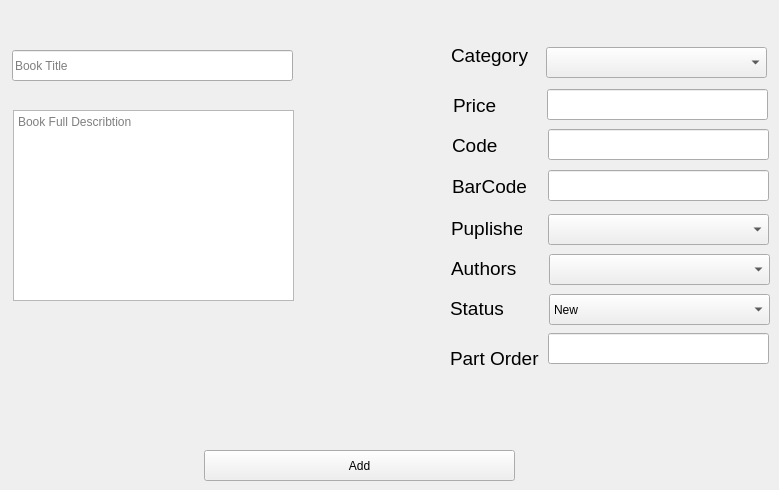
     <widget class="QWidget" name="tab_9">
      <attribute name="title">
       <string>Add New Book</string>
      </attribute>
      <widget class="QPushButton" name="pushButton_10">
       <property name="enabled">
        <bool>true</bool>
       </property>
       <property name="geometry">
        <rect>
         <x>204</x>
         <y>450</y>
         <width>311</width>
         <height>31</height>
        </rect>
       </property>
       <property name="text">
        <string>Add</string>
       </property>
      </widget>
      <widget class="QLineEdit" name="lineEdit_2">
       <property name="geometry">
        <rect>
         <x>12</x>
         <y>50</y>
         <width>281</width>
         <height>31</height>
        </rect>
       </property>
       <property name="placeholderText">
        <string>Book Title</string>
       </property>
      </widget>
      <widget class="QTextEdit" name="textEdit">
       <property name="geometry">
        <rect>
         <x>13</x>
         <y>110</y>
         <width>281</width>
         <height>191</height>
        </rect>
       </property>
       <property name="placeholderText">
        <string>Book Full Describtion</string>
       </property>
      </widget>
      <widget class="QComboBox" name="comboBox_3">
       <property name="geometry">
        <rect>
         <x>546</x>
         <y>47</y>
         <width>221</width>
         <height>31</height>
        </rect>
       </property>
      </widget>
      <widget class="QLabel" name="label_2">
       <property name="geometry">
        <rect>
         <x>451</x>
         <y>40</y>
         <width>81</width>
         <height>31</height>
        </rect>
       </property>
       <property name="font">
        <font>
         <family>MS Shell Dlg 2</family>
         <pointsize>14</pointsize>
        </font>
       </property>
       <property name="text">
        <string>Category</string>
       </property>
      </widget>
      <widget class="QLineEdit" name="lineEdit_3">
       <property name="geometry">
        <rect>
         <x>547</x>
         <y>89</y>
         <width>221</width>
         <height>31</height>
        </rect>
       </property>
      </widget>
      <widget class="QLabel" name="label_3">
       <property name="geometry">
        <rect>
         <x>453</x>
         <y>90</y>
         <width>71</width>
         <height>31</height>
        </rect>
       </property>
       <property name="font">
        <font>
         <family>MS Shell Dlg 2</family>
         <pointsize>14</pointsize>
        </font>
       </property>
       <property name="text">
        <string>Price</string>
       </property>
      </widget>
      <widget class="QLabel" name="label_4">
       <property name="geometry">
        <rect>
         <x>452</x>
         <y>130</y>
         <width>61</width>
         <height>31</height>
        </rect>
       </property>
       <property name="font">
        <font>
         <family>MS Shell Dlg 2</family>
         <pointsize>14</pointsize>
        </font>
       </property>
       <property name="text">
        <string>Code</string>
       </property>
      </widget>
      <widget class="QLineEdit" name="lineEdit_4">
       <property name="geometry">
        <rect>
         <x>548</x>
         <y>129</y>
         <width>221</width>
         <height>31</height>
        </rect>
       </property>
      </widget>
      <widget class="QLabel" name="label_5">
       <property name="geometry">
        <rect>
         <x>451</x>
         <y>213</y>
         <width>71</width>
         <height>31</height>
        </rect>
       </property>
       <property name="font">
        <font>
         <family>MS Shell Dlg 2</family>
         <pointsize>14</pointsize>
        </font>
       </property>
       <property name="text">
        <string>Puplisher</string>
       </property>
      </widget>
      <widget class="QComboBox" name="comboBox_4">
       <property name="geometry">
        <rect>
         <x>548</x>
         <y>214</y>
         <width>221</width>
         <height>31</height>
        </rect>
       </property>
      </widget>
      <widget class="QLabel" name="label_6">
       <property name="geometry">
        <rect>
         <x>451</x>
         <y>253</y>
         <width>71</width>
         <height>31</height>
        </rect>
       </property>
       <property name="font">
        <font>
         <family>MS Shell Dlg 2</family>
         <pointsize>14</pointsize>
        </font>
       </property>
       <property name="text">
        <string>Authors</string>
       </property>
      </widget>
      <widget class="QComboBox" name="comboBox_5">
       <property name="geometry">
        <rect>
         <x>549</x>
         <y>254</y>
         <width>221</width>
         <height>31</height>
        </rect>
       </property>
      </widget>
      <widget class="QComboBox" name="comboBox_6">
       <property name="geometry">
        <rect>
         <x>549</x>
         <y>294</y>
         <width>221</width>
         <height>31</height>
        </rect>
       </property>
       <item>
        <property name="text">
         <string>New</string>
        </property>
       </item>
       <item>
        <property name="text">
         <string>Used</string>
        </property>
       </item>
       <item>
        <property name="text">
         <string>Damaged</string>
        </property>
       </item>
      </widget>
      <widget class="QLabel" name="label_7">
       <property name="geometry">
        <rect>
         <x>450</x>
         <y>293</y>
         <width>71</width>
         <height>31</height>
        </rect>
       </property>
       <property name="font">
        <font>
         <family>MS Shell Dlg 2</family>
         <pointsize>14</pointsize>
        </font>
       </property>
       <property name="text">
        <string>Status</string>
       </property>
      </widget>
      <widget class="QLabel" name="label_8">
       <property name="geometry">
        <rect>
         <x>450</x>
         <y>343</y>
         <width>91</width>
         <height>31</height>
        </rect>
       </property>
       <property name="font">
        <font>
         <family>MS Shell Dlg 2</family>
         <pointsize>14</pointsize>
        </font>
       </property>
       <property name="text">
        <string>Part Order</string>
       </property>
      </widget>
      <widget class="QLineEdit" name="lineEdit_36">
       <property name="geometry">
        <rect>
         <x>548</x>
         <y>333</y>
         <width>221</width>
         <height>31</height>
        </rect>
       </property>
      </widget>
      <widget class="QLabel" name="label_47">
       <property name="geometry">
        <rect>
         <x>452</x>
         <y>171</y>
         <width>91</width>
         <height>31</height>
        </rect>
       </property>
       <property name="font">
        <font>
         <family>MS Shell Dlg 2</family>
         <pointsize>14</pointsize>
        </font>
       </property>
       <property name="text">
        <string>BarCode</string>
       </property>
      </widget>
      <widget class="QLineEdit" name="lineEdit_40">
       <property name="geometry">
        <rect>
         <x>548</x>
         <y>170</y>
         <width>221</width>
         <height>31</height>
        </rect>
       </property>
      </widget>
     </widget>
